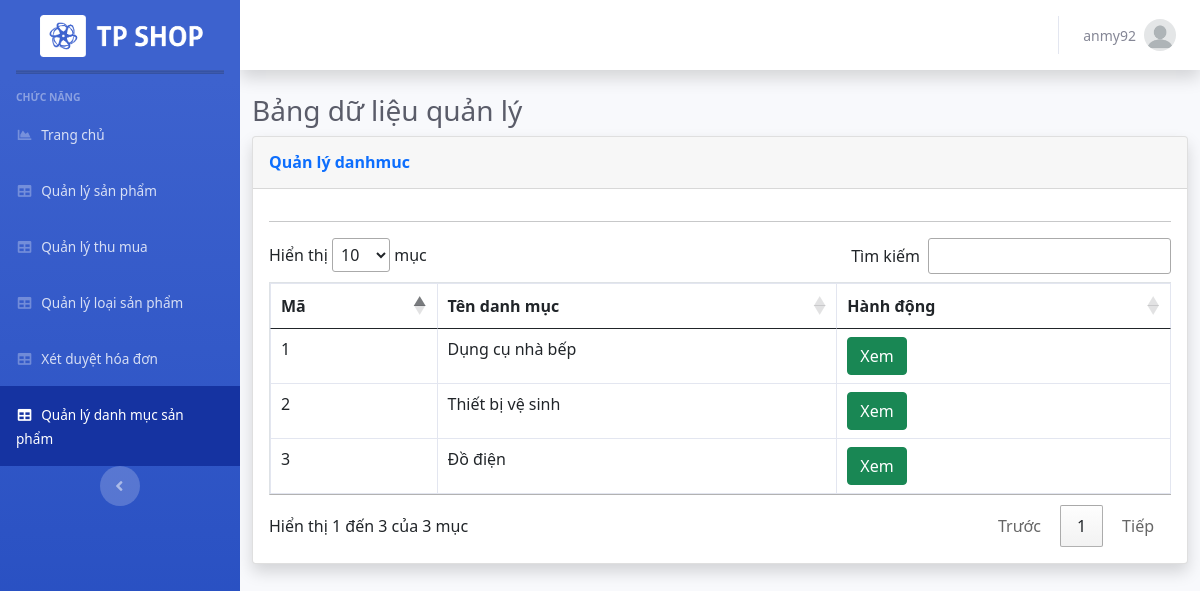
Screenshot of /Admin/index.php?mod=danhmuc (signed in) with the database file from the repository.
### tables this page shows
CREATE TABLE `danhmuc` (
  `MaDM` int(11) NOT NULL,
  `TenDM` varchar(255) DEFAULT NULL
);

### Admin/MVC/controllers/DanhmucController.php (called while the page is built, shortened)
<?php
class DanhmucController
{
	var $danhmuc_model;
	function __construct()
	{
		$this->danhmuc_model = new Danhmuc();
	}
	public function list()
	{
		$data = $this->danhmuc_model->All();
		require_once("MVC/Views/Admin/index.php");
	}
}

### Admin/MVC/Models/connection.php (called while the page is built, shortened)
<?php
    class Connection{
        function __construct()
        {
            $severname ="localhost";
            $username ="root";
            $password ="";
            $db_name ="webthumua";
            $this->conn = new mysqli($severname,$username,$password,$db_name);
        }
    }
?>

### Admin/MVC/Models/model.php (called while the page is built, shortened)
<?php
require_once("connection.php");
class Model
{
    var $table;
    var $contens;
    function __construct()
    {
        $conn_obj = new Connection();
        $this->conn = $conn_obj->conn;
    }
    function All()
    {
        $query = "select * from $this->table ORDER BY $this->contens DESC ";
        require("result.php");
        return $data;
    }
}

### Admin/MVC/Models/result.php (called while the page is built)
<?php
$result = $this->conn->query($query);
$data = array();
while ($row = $result->fetch_assoc()) {
    $data[] = $row;
}
?>

### Admin/MVC/Views/danhmuc/list.php (the view, shortened to what this page needs)
<hr>
<table class="table table-bordered" id="dataTable" width="100%" cellspacing="0">
  <thead>
    <tr>
      <th scope="col">Mã</th>
      <th scope="col">Tên danh mục</th>
      <th scope="col">Hành động</th>
    </tr>
  </thead>
  <tbody>
    <?php foreach ($data as $row) { ?>
      <tr>
        <td><?= $row['MaDM'] ?></td>
        <td><?= $row['TenDM'] ?></td>
        <td>
          <a href="?mod=danhmuc&act=detail&id=<?= $row['MaDM'] ?>" class="btn btn-success">Xem</a>
        </td>
      </tr>
    <?php } ?>
</table>
<link rel="stylesheet" href="//cdn.datatables.net/1.11.2/css/jquery.dataTables.min.css">

### rows the page displays
danhmuc: MaDM "3", TenDM "Đồ điện"
danhmuc: MaDM "2", TenDM "Thiết bị vệ sinh"
danhmuc: MaDM "1", TenDM "Dụng cụ nhà bếp"

### other values shown
$_SESSION['login']['TaiKhoan'] "anmy92"
$mod "danhmuc"
